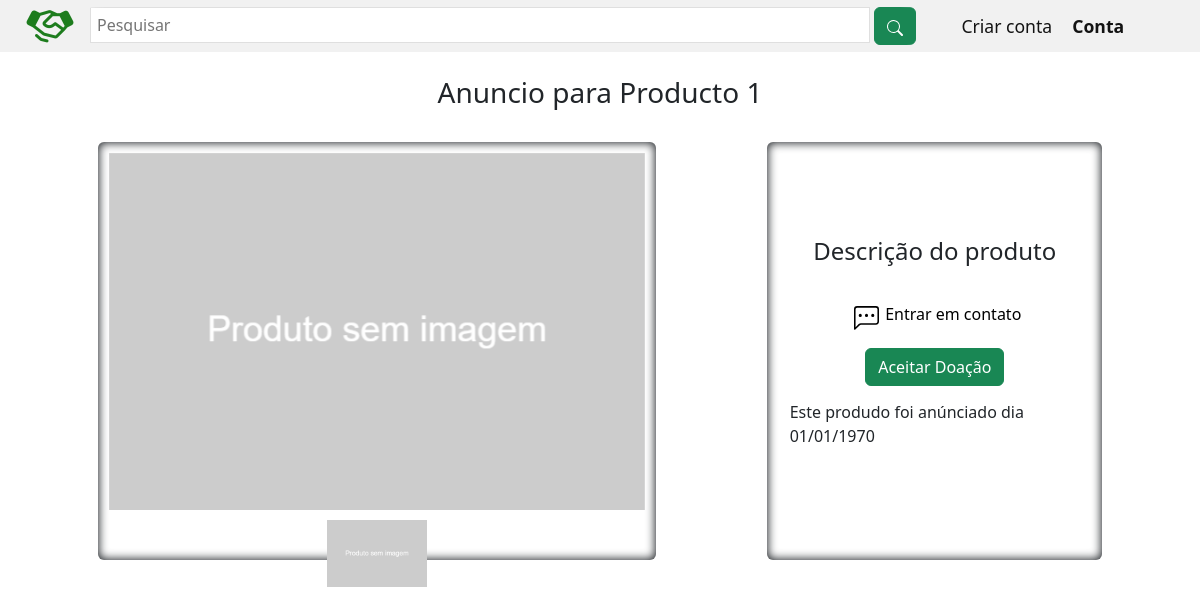
/pages/produto.php?idAnuncio=1, run on the app's committed database.
### tables this page shows
CREATE TABLE IF NOT EXISTS `anuncios` (
    `id_anuncio` INT NOT NULL AUTO_INCREMENT,
    `id_usuario` INT NOT NULL,
    `id_categoria` INT NOT NULL,
    `nome_img` LONGTEXT,
    `nome_anuncio` VARCHAR(155) NOT NULL,
    `descricao` LONGTEXT,
    `status_anuncio` TINYINT,
    `createDate` DATETIME NOT NULL,
    `updateDate` DATETIME NULL DEFAULT NULL,
    PRIMARY KEY (`id_anuncio`),
    CONSTRAINT `fk_anuncios_usuarios` FOREIGN KEY (`id_usuario`) REFERENCES `usuarios` (`id_usuario`),
    CONSTRAINT `fk_anuncios_categorias` FOREIGN KEY (`id_categoria`) REFERENCES `categorias` (`id_categoria`)
);

CREATE TABLE IF NOT EXISTS `usuarios` (
    `id_usuario` INT NOT NULL AUTO_INCREMENT,
    `nome_usuario` VARCHAR(140) NOT NULL,
    `nome_icon` LONGTEXT,
    `email` VARCHAR(190) NOT NULL,
    `telefone` VARCHAR(15) NOT NULL,
    `celular` VARCHAR(15) DEFAULT NULL,
    `status_usuario` TINYINT NOT NULL,
    `permissao` TINYINT NULL DEFAULT NULL,
    `data_nascimento` DATE NOT NULL,
    `senha` VARCHAR(250) NOT NULL,
    `cep` VARCHAR(8),
    `estado` VARCHAR(2) NOT NULL,
    `cidade` VARCHAR(45) NOT NULL,
    `bairro` VARCHAR(45) NOT NULL,
    `logradouro` VARCHAR(50) NOT NULL,
    `complemento` VARCHAR(45) NULL DEFAULT NULL,
    `num_casa` VARCHAR(45) NULL DEFAULT NULL,
    `updateDate` TIMESTAMP NULL DEFAULT NULL,
    `createDate` TIMESTAMP NULL DEFAULT NULL,
    `cpf` VARCHAR(15) NOT NULL,
    PRIMARY KEY (`id_usuario`)
);

### pages/produto.php (the view, shortened to what this page needs)
<?php
require_once '../config/conexao.php';
require_once 'header.php';
$sql = "SELECT * FROM anuncios AS a
INNER JOIN usuarios as us ON (us.id_usuario = a.id_usuario)
WHERE a.id_anuncio = '" . $_GET['idAnuncio'] . "'";
$result = mysqli_query($conn, $sql);
while ($produto = mysqli_fetch_assoc($result)) {
?>
    <link rel="stylesheet" href="/Desapegados/assets/styles/produto.css">
    <body>
        <div class="tituloProduto">
            <h3><?php echo $produto['nome_anuncio']; ?></h3>
        </div>
        <div class="container w-100 d-flex">
            <div id="carouselExampleIndicators" class="carousel slide w-50" data-bs-ride="carousel">
                <?php
                if ($produto['nome_img'] != '') {
                    $array_img = explode(",", $produto['nome_img']);
                    echo '<div class="carousel-inner">';
                    for ($i = 0; $i < count($array_img); $i++) {
                        if ($i == 0) {
                            echo '<div class="carousel-item active">';
                        } else {
                            echo '<div class="carousel-item">';
                        }
                        echo '<img src="' . $array_img[$i] . '" class="d-block w-100" alt="..." style="max-width: 100%; max-height: 400px;">';
                        echo '</div>';
                    }
                    echo '</div>';
                    echo '<div class="carousel-indicators">';
                    for ($i = 0; $i < count($array_img); $i++) {
                        if ($i == 0) {
                            echo '<button type="button" data-bs-target="#carouselExampleIndicators" data-bs-slide-to="' . $i . '" class="active thumbnail" aria-current="true" aria-label="Slide ' . ($i + 1) . '">';
                        } else {
                            echo '<button type="button" data-bs-target="#carouselExampleIndicators" data-bs-slide-to="' . $i . '" class="thumbnail" aria-label="Slide ' . ($i + 1) . '">';
                        }
                        echo '<img src="' . $array_img[$i] . '" class="d-block w-100" alt="..." style="max-width: 50px; max-height: 50px;">';
                        echo '</button>';
                    }
                    echo '</div>';
                } else {
                    echo '<div class="carousel-inner">';
                    echo '<div class="carousel-item active">';
                    echo '<img src="../assets/img/produto_vazio.png" class="d-block w-100" alt="Placeholder">';
                    echo '</div>';
                    echo '</div>';
                    echo '<div class="carousel-indicators">';
                    echo '<button type="button" data-bs-target="#carouselExampleIndicators" data-bs-slide-to="0" class="active thumbnail" aria-current="true" aria-label="Slide 1">';
                    echo '<img src="../assets/img/produto_vazio.png" class="d-block w-100" alt="Placeholder">';
                    echo '</button>';
                    echo '</div>';
                }
                ?>
            </div>
            <div class="textoProduto">
                <div class="botoesProduto">
                    <div class="tituloDescricao">
                        <h4>Descrição do produto</h4>
                    </div>
                    <div class="botoesProduto">
                        <div class="chat">
                            <div class="chatBotao">
                                <img src="/Desapegados/assets/img/chat.svg" alt="chatVendedor">
                                <h6><a target="_blank" href="https://api.whatsapp.com/send?phone=<?php echo $produto['telefone']; ?>">Entrar em contato</a></h6>
                            </div>
                        </div>
                        <div class="posiBotao">
                            <button type="submit" class="btn btn-success" name="doacao" id="botao-login" value="1" onclick="aceitarDoacao(this.value)">Aceitar Doação</button>
                        </div>
                        <p>Este produdo foi anúnciado dia
                            <?php
                            $datetime = explode(" ", $produto['createDate']);
                            echo date('d/m/Y',  strtotime($datetime[0]));
                            ?>
                        </p>
                    </div>
                </div>
            </div>
        <?php
    }
        ?>
    </body>
    </html>

### assets/styles/global.css (style rules this page uses)
* { margin: 0; padding: 0; box-sizing: border-box; }

### assets/styles/produto.css (style rules this page uses)
.carousel-indicators button.thumbnail { width: 100px; }
.carousel-indicators { position: static; }
.carousel { margin-bottom: 5%; box-shadow: 0 0 10px 1px inset; border-radius: 6px; padding: 1%; }
.tituloProduto { display: flex; justify-content: center; align-items: center; margin: 2% auto; }
.textoProduto { box-shadow: 0 0 10px 1px inset; border-radius: 6px; padding: 2%; flex-wrap: wrap; display: flex; height: auto; width: 30%; min-width: 250px; margin-bottom: 5%; justify-content: center; }
.chatBotao { display: flex; }
.chatBotao h6 { margin-left: 2%; }
.container { margin: auto; justify-content: space-around; }
.chat { text-align: center; margin-bottom: 1rem; }
.chat a { white-space: nowrap; text-decoration: none; color: black; transition: all 0.4s; padding: 0 2%; border-radius: 6px; }
.botoesProduto { display: flex; flex-direction: column; justify-content: center; align-items: center; }
.descricao, p { display: flex; flex-direction: column; margin-top: 5%; }

### data on the page
anuncios: nome_anuncio "Anuncio para Producto 1", id_usuario.createDate "01/01/1970"
